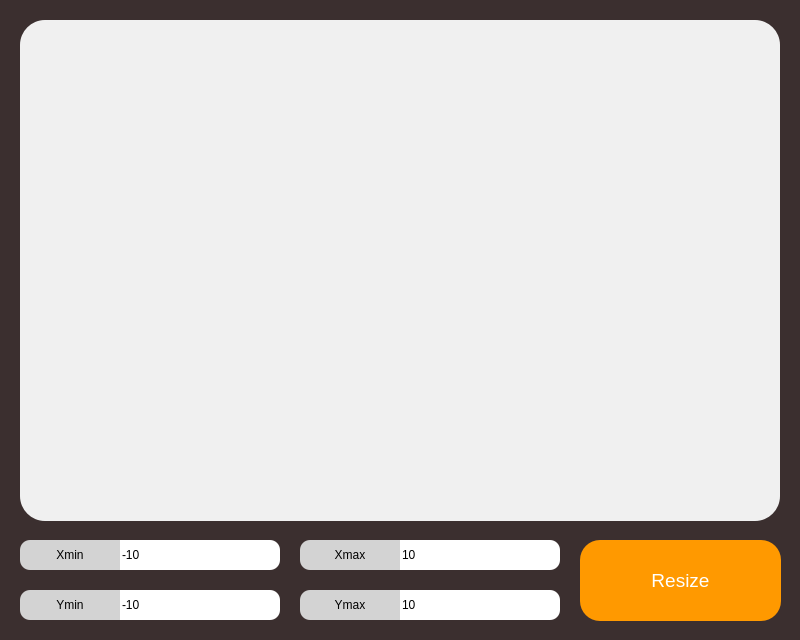
<?xml version="1.0" encoding="UTF-8"?>
<ui version="4.0">
 <class>Diagram</class>
 <widget class="QDialog" name="Diagram">
  <property name="geometry">
   <rect>
    <x>0</x>
    <y>0</y>
    <width>800</width>
    <height>640</height>
   </rect>
  </property>
  <property name="windowTitle">
   <string>Dialog</string>
  </property>
  <property name="styleSheet">
   <string notr="true">QDialog {
 background-color: #3b2f2f;
}</string>
  </property>
  <widget class="QCustomPlot" name="graphic" native="true">
   <property name="geometry">
    <rect>
     <x>20</x>
     <y>20</y>
     <width>760</width>
     <height>501</height>
    </rect>
   </property>
   <property name="styleSheet">
    <string notr="true"> background-color: #f0f0f0; 
border-radius: 25px;</string>
   </property>
  </widget>
  <widget class="QLabel" name="xmin">
   <property name="geometry">
    <rect>
     <x>20</x>
     <y>540</y>
     <width>100</width>
     <height>30</height>
    </rect>
   </property>
   <property name="styleSheet">
    <string notr="true">
    background-color: #d3d3d3; /* Серый фон */
    color: #000000; /* Белый текст */
    border-top-left-radius: 10px; /* Закругление левого верхнего угла */
    border-bottom-left-radius: 10px; /* Закругление левого нижнего угла */
    border-top-right-radius: 0px; /* Острый правый верхний угол */
    border-bottom-right-radius: 0px;

</string>
   </property>
   <property name="text">
    <string>Xmin</string>
   </property>
   <property name="alignment">
    <set>Qt::AlignCenter</set>
   </property>
  </widget>
  <widget class="QLineEdit" name="xmin_txt">
   <property name="geometry">
    <rect>
     <x>120</x>
     <y>540</y>
     <width>160</width>
     <height>30</height>
    </rect>
   </property>
   <property name="styleSheet">
    <string notr="true">border-top-left-radius: 0px; /* Закругление левого верхнего угла */
    border-bottom-left-radius: 0px; /* Закругление левого нижнего угла */
    border-top-right-radius: 10px; /* Острый правый верхний угол */
    border-bottom-right-radius: 10px;</string>
   </property>
   <property name="text">
    <string>-10</string>
   </property>
  </widget>
  <widget class="QLineEdit" name="ymin_txt">
   <property name="geometry">
    <rect>
     <x>120</x>
     <y>590</y>
     <width>160</width>
     <height>30</height>
    </rect>
   </property>
   <property name="styleSheet">
    <string notr="true">border-top-left-radius: 0px; /* Закругление левого верхнего угла */
    border-bottom-left-radius: 0px; /* Закругление левого нижнего угла */
    border-top-right-radius: 10px; /* Острый правый верхний угол */
    border-bottom-right-radius: 10px;</string>
   </property>
   <property name="text">
    <string>-10</string>
   </property>
  </widget>
  <widget class="QLabel" name="ymin">
   <property name="geometry">
    <rect>
     <x>20</x>
     <y>590</y>
     <width>100</width>
     <height>30</height>
    </rect>
   </property>
   <property name="styleSheet">
    <string notr="true">
    background-color: #d3d3d3; /* Серый фон */
    color: #000000; /* Белый текст */
    border-top-left-radius: 10px; /* Закругление левого верхнего угла */
    border-bottom-left-radius: 10px; /* Закругление левого нижнего угла */
    border-top-right-radius: 0px; /* Острый правый верхний угол */
    border-bottom-right-radius: 0px;

</string>
   </property>
   <property name="text">
    <string>Ymin</string>
   </property>
   <property name="alignment">
    <set>Qt::AlignCenter</set>
   </property>
  </widget>
  <widget class="QLineEdit" name="xmax_txt">
   <property name="geometry">
    <rect>
     <x>400</x>
     <y>540</y>
     <width>160</width>
     <height>30</height>
    </rect>
   </property>
   <property name="styleSheet">
    <string notr="true">border-top-left-radius: 0px; /* Закругление левого верхнего угла */
    border-bottom-left-radius: 0px; /* Закругление левого нижнего угла */
    border-top-right-radius: 10px; /* Острый правый верхний угол */
    border-bottom-right-radius: 10px;</string>
   </property>
   <property name="text">
    <string>10</string>
   </property>
  </widget>
  <widget class="QLabel" name="xmax">
   <property name="geometry">
    <rect>
     <x>300</x>
     <y>540</y>
     <width>100</width>
     <height>30</height>
    </rect>
   </property>
   <property name="styleSheet">
    <string notr="true">
    background-color: #d3d3d3; /* Серый фон */
    color: #000000; /* Белый текст */
    border-top-left-radius: 10px; /* Закругление левого верхнего угла */
    border-bottom-left-radius: 10px; /* Закругление левого нижнего угла */
    border-top-right-radius: 0px; /* Острый правый верхний угол */
    border-bottom-right-radius: 0px;

</string>
   </property>
   <property name="text">
    <string>Xmax</string>
   </property>
   <property name="alignment">
    <set>Qt::AlignCenter</set>
   </property>
  </widget>
  <widget class="QLineEdit" name="ymax_txt">
   <property name="geometry">
    <rect>
     <x>400</x>
     <y>590</y>
     <width>160</width>
     <height>30</height>
    </rect>
   </property>
   <property name="styleSheet">
    <string notr="true">border-top-left-radius: 0px; /* Закругление левого верхнего угла */
    border-bottom-left-radius: 0px; /* Закругление левого нижнего угла */
    border-top-right-radius: 10px; /* Острый правый верхний угол */
    border-bottom-right-radius: 10px;</string>
   </property>
   <property name="text">
    <string>10</string>
   </property>
  </widget>
  <widget class="QLabel" name="ymax">
   <property name="geometry">
    <rect>
     <x>300</x>
     <y>590</y>
     <width>100</width>
     <height>30</height>
    </rect>
   </property>
   <property name="styleSheet">
    <string notr="true">
    background-color: #d3d3d3; /* Серый фон */
    color: #000000; /* Белый текст */
    border-top-left-radius: 10px; /* Закругление левого верхнего угла */
    border-bottom-left-radius: 10px; /* Закругление левого нижнего угла */
    border-top-right-radius: 0px; /* Острый правый верхний угол */
    border-bottom-right-radius: 0px;

</string>
   </property>
   <property name="text">
    <string>Ymax</string>
   </property>
   <property name="alignment">
    <set>Qt::AlignCenter</set>
   </property>
  </widget>
  <widget class="QPushButton" name="resize">
   <property name="geometry">
    <rect>
     <x>580</x>
     <y>540</y>
     <width>201</width>
     <height>81</height>
    </rect>
   </property>
   <property name="font">
    <font>
     <pointsize>14</pointsize>
    </font>
   </property>
   <property name="styleSheet">
    <string notr="true">QPushButton {
    background-color: #ff9900;  /* Серый фон */
    color: #ffffff; /* Белый текст */
    border-radius: 20px; /* Закругление левого верхнего угла */
}


QPushButton:hover {
    background-color: #e69419; /* Цвет фона при наведении */
    border: 2px solid #555; /* Цвет границы при наведении */
}

QPushButton:pressed {
    background-color: #b87614; /* Цвет фона при нажатии */
    border: 2px solid #888; /* Цвет границы при нажатии */
}</string>
   </property>
   <property name="text">
    <string>Resize</string>
   </property>
  </widget>
 </widget>
 <customwidgets>
  <customwidget>
   <class>QCustomPlot</class>
   <extends>QWidget</extends>
   <header>qcustomplot.h</header>
   <container>1</container>
  </customwidget>
 </customwidgets>
 <resources/>
 <connections/>
</ui>
